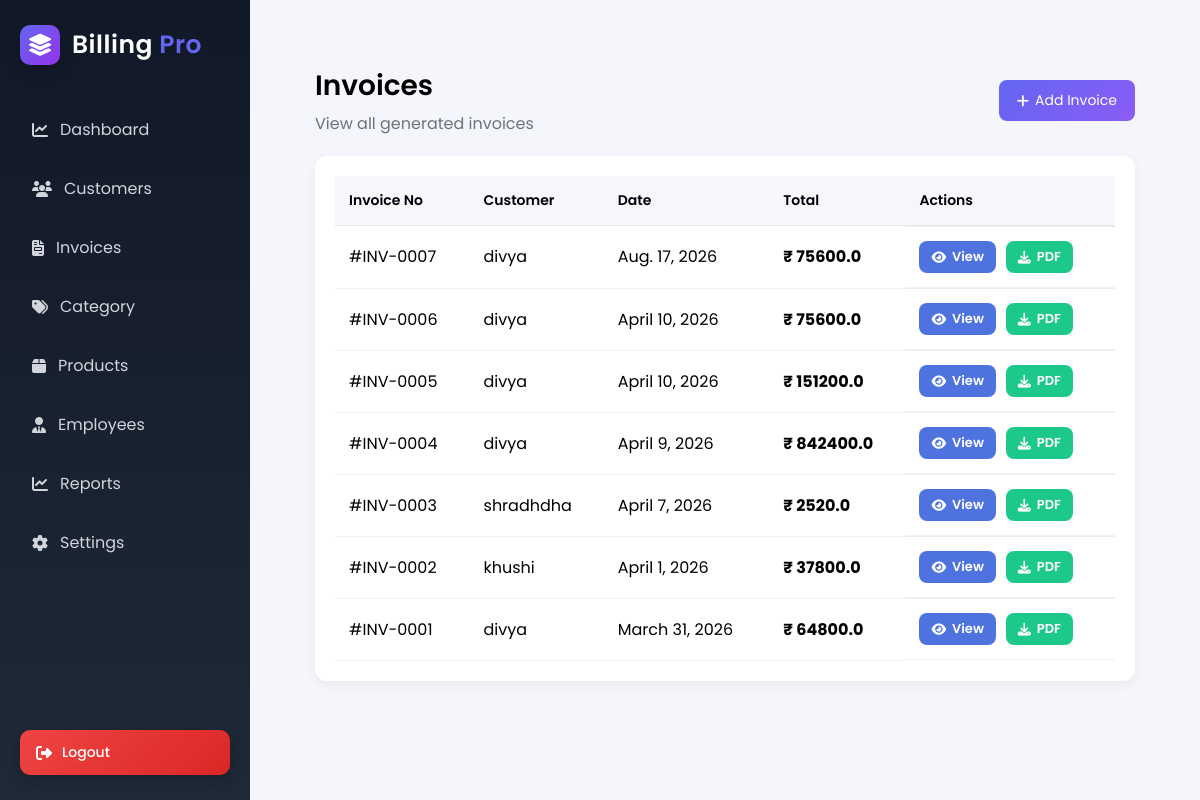
Page /invoiceview/ (signed in) on the committed database.
### organisation/models.py (models this page shows, shortened)
class Invoice_Details(models.Model):
    companyName = models.ForeignKey(OrganisationDetails, on_delete=models.CASCADE, default="")
    Cust_name = models.ForeignKey(CustomerDetails, on_delete=models.CASCADE, default="")
    Invoice_type = models.CharField(max_length=50)
    Invoice_num = models.CharField(max_length=20, blank=True)
    Date = models.DateField(auto_now_add=True)
    Dispatch_through = models.CharField(max_length=50)
    Due_date = models.DateField(auto_now=False, blank=True)
    Bank = models.CharField(max_length=20)
    Payment_type = models.CharField(max_length=20)
    Payment_note = models.TextField(max_length=50)
    T_c = models.TextField(max_length=100)
    Document_note = models.TextField(max_length=100)
    qrcode = models.ImageField(upload_to="", default="", blank=True)
    subtotal = models.FloatField(default=0)
    gst_total = models.FloatField(default=0)
    discount_total = models.FloatField(default=0)
    final_total = models.FloatField(default=0)

class CustomerDetails(models.Model):
    companyName = models.ForeignKey(OrganisationDetails, on_delete=models.CASCADE,default="")
    cust_name = models.CharField(max_length=50,verbose_name='Customer Name')
    cont_person = models.CharField(max_length=50,verbose_name='Contact Person')
    contact_num = models.IntegerField(verbose_name='Contact Number')
    email = models.CharField(max_length=50,default="")
    company_type = models.CharField(verbose_name='Company Type',max_length = 50)
    address = models.CharField(max_length=90,verbose_name='Address Line 1')
    address_2 = models.CharField(max_length=90,verbose_name='Address Line 2')
    landmark = models.CharField(max_length=50,verbose_name='Landmark')
    country = models.CharField(max_length=50,verbose_name='Country')
    state = models.CharField(max_length=50,verbose_name='State')
    city = models.CharField(max_length=50,verbose_name='City')
    pincode = models.IntegerField(verbose_name='Pincode')

### organisation/views.py (the view)
# urls.py: path('invoiceview/',invoiceview, name = 'invoiceview'),
def invoiceview(request):
    if not request.session.get('org_id'):
        return redirect('login')
    org_id = request.session.get('org_id')
    invoices = Invoice_Details.objects.filter(companyName=org_id).order_by('-id')
    return render(request, 'invoiceview.html', {
        'data': invoices
    })

### organisation/templates/invoiceview.html (shortened to what this page needs)
{% extends 'base.html' %}
{% load static %}
{% block content %}
<div class="invoice-wrapper">
<div class="invoice-header">
<div>
<h1>Invoices</h1>
<p>View all generated invoices</p>
</div>
<div>
<a href="{% url 'invoiceform' %}" class="btn-primary">
<i class="fa fa-plus"></i> Add Invoice
</a>
</div>
</div>
<div class="invoice-card">
<table class="invoice-table">
<thead>
<tr>
<th>Invoice No</th>
<th>Customer</th>
<th>Date</th>
<th>Total</th>
<th>Actions</th>
</tr>
</thead>
<tbody>
{% for invoice in data %}
<tr>
<td>#{{ invoice.Invoice_num }}</td>
<td>{{ invoice.Cust_name.cust_name }}</td>
<td>{{ invoice.Date }}</td>
<td><b>₹ {{ invoice.final_total }}</b></td>
<td class="action-buttons">
<a href="{% url 'view_invoice' invoice.id %}" class="btn-premium view-btn">
<i class="fa fa-eye"></i> View
</a>
<a href="{% url 'download_invoice_pdf' invoice.id %}" class="btn-premium download-btn">
<i class="fa fa-download"></i> PDF
</a>
</td>
</tr>
{% empty %}
<tr>
<td colspan="5" class="no-data">No invoices available</td>
</tr>
{% endfor %}
</tbody>
</table>
</div>
</div>
{% endblock %}

### organisation/static/css/dashboard.css (style rules this page uses)
* { margin:0; padding:0; box-sizing:border-box; font-family:'Poppins',sans-serif; }
body { background:#f4f6fb; }
.invoice-wrapper { max-width:1100px; margin:auto; padding:20px; }
.invoice-header { display:flex; justify-content:space-between; align-items:center; margin-bottom:25px; }
.invoice-header h1 { font-size:28px; font-weight:600; }
.invoice-header p { color:#6b7280; margin-top:4px; }
.btn-primary { background:linear-gradient(135deg,#6366f1,#8b5cf6); color:white; padding:10px 18px; border-radius:10px; text-decoration:none; font-size:14px; display:flex; align-items:center; gap:6px; transition:.25s; }
.invoice-card { background:white; padding:25px; border-radius:16px; box-shadow: 0 10px 30px rgba(0,0,0,0.08), 0 3px 8px rgba(0,0,0,0.05); }
.invoice-table { width:100%; border-collapse:collapse; }
.invoice-table thead th { text-align:left; padding:14px; font-size:14px; border-bottom:1px solid #e5e7eb; }
.invoice-table tbody td { padding:14px; border-bottom:1px solid #f1f1f1; }
.invoice-table tbody tr { transition:.2s; }
.invoice-card { background:white; padding:30px; border-radius:16px; margin-top:20px; box-shadow:0 10px 25px rgba(0,0,0,0.08); }
.btn-primary { background:linear-gradient(135deg,#6366f1,#8b5cf6); color:white; padding:10px 18px; border:none; border-radius:8px; cursor:pointer; }

### organisation/templates/invoiceview.html (style rules this page uses)
.invoice-wrapper { padding: 25px; }
.invoice-header { display:flex; justify-content:space-between; align-items:center; margin-bottom:20px; }
.invoice-header h1 { margin:0; }
.invoice-card { background:white; border-radius:12px; padding:20px; box-shadow:0 4px 12px rgba(0,0,0,0.05); }
.invoice-table { width:100%; border-collapse:collapse; }
.invoice-table th { background:#f5f7fb; padding:12px; text-align:left; font-weight:600; }
.invoice-table td { padding:12px; border-top:1px solid #eee; }
.action-buttons { display:flex; gap:10px; }
.action-buttons a { text-decoration:none !important; }
.btn-premium { display:inline-flex; align-items:center; gap:6px; padding:6px 12px; border-radius:8px; font-size:13px; font-weight:600; transition:0.2s; }
.view-btn { background:#4e73df; color:white; }
.download-btn { background:#1cc88a; color:white; }

### rows in the picture
Invoice_Details: Invoice_num "INV-0007", Cust_name.cust_name "divya", Date "Aug. 17, 2026", final_total "75600.0"
Invoice_Details: Invoice_num "INV-0006", Cust_name.cust_name "divya", Date "April 10, 2026", final_total "75600.0"
Invoice_Details: Invoice_num "INV-0005", Cust_name.cust_name "divya", Date "April 10, 2026", final_total "151200.0"
Invoice_Details: Invoice_num "INV-0004", Cust_name.cust_name "divya", Date "April 9, 2026", final_total "842400.0"
Invoice_Details: Invoice_num "INV-0003", Cust_name.cust_name "shradhdha", Date "April 7, 2026", final_total "2520.0"
Invoice_Details: Invoice_num "INV-0002", Cust_name.cust_name "khushi", Date "April 1, 2026", final_total "37800.0"
Invoice_Details: Invoice_num "INV-0001", Cust_name.cust_name "divya", Date "March 31, 2026", final_total "64800.0"
